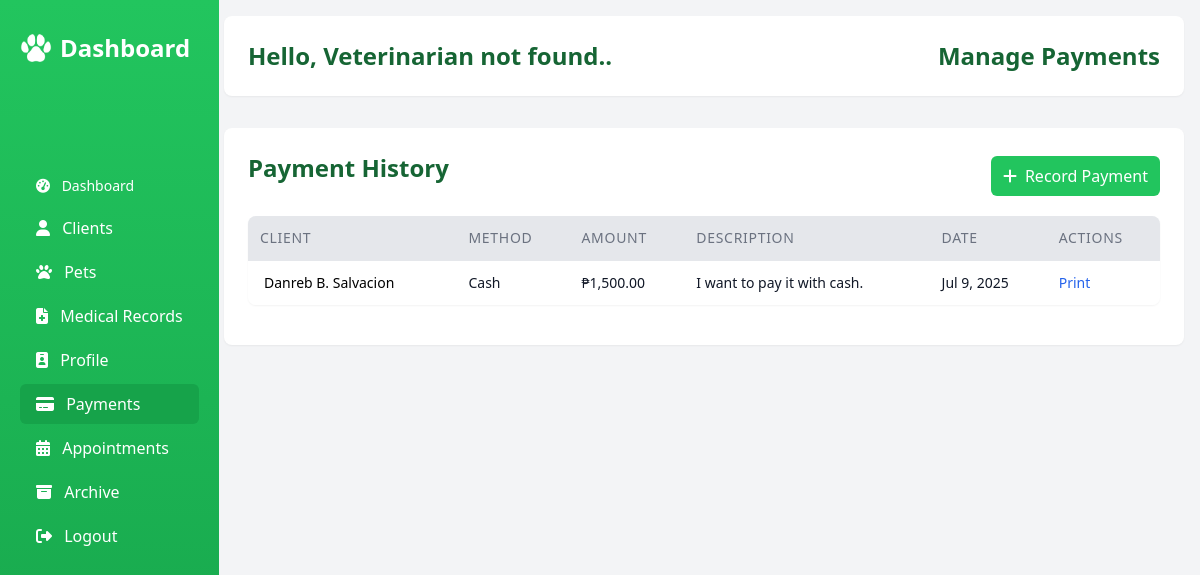
Screenshot of /payment_methods.php (signed in) with the database file from the repository.
### tables this page shows
CREATE TABLE payments (
    payment_id INT AUTO_INCREMENT PRIMARY KEY,
    client_name VARCHAR(100) NOT NULL,
    method_id INT NOT NULL,
    amount DECIMAL(10,2) NOT NULL,
    description TEXT,
    date DATETIME DEFAULT CURRENT_TIMESTAMP,
    FOREIGN KEY (method_id) REFERENCES payment_methods(method_id)
        ON UPDATE CASCADE
        ON DELETE RESTRICT
);

CREATE TABLE payment_methods (
    method_id INT AUTO_INCREMENT PRIMARY KEY,
    method_name VARCHAR(50) NOT NULL
);

### payment_methods.php (the view, shortened to what this page needs)
<?php
require_once 'db.php';
$stmt = $pdo->query("SELECT p.*, m.method_name FROM Payments p JOIN Payment_Methods m ON p.method_id = m.method_id ORDER BY p.date DESC");
$payments = $stmt->fetchAll();
?>
<!DOCTYPE html>
<html lang="en">
<head>
    <link rel="stylesheet" href="Assets/FontAwsome/css/all.min.css">
    <script src="https://cdn.tailwindcss.com"></script>
</head>
<body class="bg-gray-100 min-h-screen">
    <div id="sidebar" class="fixed inset-y-0 left-0 w-50 bg-gradient-to-b from-green-500 to-green-600 text-white p-5 transform -translate-x-full lg:translate-x-0 transition-transform duration-300 ease-in-out z-40">
        <div class="flex items-center justify-between mb-6">
            <h2 class="text-xl lg:text-2xl lg:mt-3 font-semibold mb-6 flex items-center gap-2 lg:mt-0">
                <img src="image/MainIconWhite.png" alt="Dashboard" class="w-6 lg:w-8">
                <span class="md:inline">Dashboard</span>
            </h2>
        </div>
        <nav class="mt-8 lg:mt-20">
            <a href="dashboard.php" class="block text-md lg:text-sm text-white hover:bg-green-600 px-4 py-2 mb-1 rounded-md">
                <i class="fas fa-tachometer-alt mr-2"></i>
                <span class="md:inline">Dashboard</span>
            </a>
            <a href="clients.php" class="block text-md lg:text-md text-white hover:bg-green-600 px-4 py-2 mb-1 rounded-md">
                <i class="fas fa-user mr-2"></i>
                <span class="md:inline">Clients</span>
            </a>
            <a href="pets.php" class="block text-md lg:text-md text-white hover:bg-green-600 px-4 py-2 mb-1 rounded-md">
                <i class="fas fa-paw mr-2"></i>
                <span class="md:inline">Pets</span>
            </a>
            <a href="medical_records.php" class="block text-md lg:text-md text-white hover:bg-green-600 px-4 py-2 mb-1 rounded-md">
                <i class="fas fa-file-medical mr-2"></i>
                <span class="md:inline">Medical Records</span>
            </a>
            <a href="profile.php" class="block text-md lg:text-md text-white hover:bg-green-600 px-4 py-2 mb-1 rounded-md">
                <i class="fas fa-id-badge mr-2"></i>
                <span class="md:inline">Profile</span>
            </a>
            <a href="payment_methods.php" class="block text-md lg:text-md text-white bg-green-600 px-4 py-2 mb-1 rounded-md">
                <i class="fas fa-credit-card mr-2"></i>
                <span class="md:inline">Payments</span>
            </a>
            <a href="appointments.php" class="block text-md lg:text-md text-white hover:bg-green-600 px-4 py-2 mb-1 rounded-md">
                <i class="fas fa-calendar-days mr-2"></i>
                <span class="md:inline">Appointments</span>
            </a>
            <a href="archive.php" class="block text-md lg:text-md text-white hover:bg-green-600 px-4 py-2 mb-1 rounded-md">
                <i class="fa-solid fa-box-archive mr-2"></i>
                <span class="md:inline">Archive</span>
            </a>
            <a href="#" onclick="confirmLogout(event)" class="block text-md lg:text-md text-white hover:bg-green-600 px-4 py-2 mb-1 rounded-md">
                <i class="fas fa-sign-out-alt mr-2"></i>
                <span class="md:inline">Logout</span>
            </a>
        </nav>
    </div>
    <div class="main-content ml-0 lg:ml-52 p-4 pt-12 lg:pt-4">
        <header class="bg-white rounded-lg text-green-800 py-4 shadow-sm mb-6 lg:mb-8 p-4 lg:p-6">
            <div class="flex flex-col sm:flex-row justify-between items-start sm:items-center gap-4">
                <h1 class="text-lg sm:text-xl lg:text-2xl font-bold">
                    Hello,
                    <?php
                    $stmt = $pdo->prepare("SELECT vet_name FROM veterinarian WHERE vet_id=?");
                    $stmt->execute([$_SESSION['vet_id']]);
                    $user = $stmt->fetch();
                    echo $user ? htmlspecialchars($user['vet_name']) : "Veterinarian not found.";
                    ?>.
                </h1>
                <h1 class="text-lg sm:text-xl lg:text-2xl font-bold">Manage Payments</h1>
            </div>
        </header>
        <div class="bg-white rounded-lg shadow-sm p-6 mb-6 lg:mb-8">
            <?php if (count($payments) > 0): ?>
                <div class="flex justify-between items-center mb-4">
                    <h2 class="text-lg sm:text-xl lg:text-2xl font-semibold text-green-800 mb-4">Payment History</h2>
                    <button onclick="showPaymentModal()" class="bg-green-500 text-white px-3 py-2 rounded-md hover:bg-green-600 text-sm sm:text-base transition-colors duration-200">
                        <i class="fas fa-plus mr-2"></i>Record Payment
                    </button>
                </div>
                <div class="table-container bg-white rounded-lg shadow-sm mb-4">
                    <table class="min-w-full divide-y divide-gray-200">
                        <thead class="bg-gray-50 sticky top-0 z-5">
                            <tr class="border-b bg-gray-200">
                                <th class="px-3 py-3 text-left text-xs sm:text-sm font-medium text-gray-500 uppercase tracking-wider">Client</th>
                                <th class="px-3 py-3 text-left text-xs sm:text-sm font-medium text-gray-500 uppercase tracking-wider">Method</th>
                                <th class="px-3 py-3 text-left text-xs sm:text-sm font-medium text-gray-500 uppercase tracking-wider">Amount</th>
                                <th class="px-3 py-3 text-left text-xs sm:text-sm font-medium text-gray-500 uppercase tracking-wider">Description</th>
                                <th class="px-3 py-3 text-left text-xs sm:text-sm font-medium text-gray-500 uppercase tracking-wider">Date</th>
                                <th class="px-3 py-3 text-left text-xs sm:text-sm font-medium text-gray-500 uppercase tracking-wider">Actions</th>
                            </tr>
                        </thead>
                        <tbody class="bg-white divide-y divide-gray-200">
                            <?php foreach ($payments as $pay): ?>
                                <tr class="hover:bg-gray-50">
                                    <td class="px-4 py-2 text-sm"><?= htmlspecialchars($pay['client_name']) ?></td>
                                    <td class="px-3 py-3 text-sm text-gray-900"><?= htmlspecialchars($pay['method_name']) ?></td>
                                    <td class="px-3 py-3 text-sm text-gray-900 font-medium">₱<?= number_format($pay['amount'], 2) ?></td>
                                    <td class="px-3 py-3 text-sm text-gray-900">
                                        <div class="max-w-xs truncate" title="<?= htmlspecialchars($pay['description']) ?>">
                                            <?= htmlspecialchars($pay['description']) ?>
                                        </div>
                                    </td>
                                    <td class="px-3 py-3 text-sm text-gray-900"><?= date('M j, Y', strtotime($pay['date'])) ?></td>
                                    <td class="px-3 py-3 text-sm">
                                        <button onclick="printReceipt('<?= htmlspecialchars($pay['client_name']) ?>', '<?= htmlspecialchars($pay['method_name']) ?>', '<?= $pay['amount'] ?>', '<?= htmlspecialchars($pay['description']) ?>', '<?= $pay['date'] ?>')" class="text-blue-600 hover:text-blue-800 hover:underline">
                                            Print
                                        </button>
                                    </td>
                                </tr>
                            <?php endforeach; ?>
                        </tbody>
                    </table>
                </div>
            <?php endif; ?>
        </div>
    </div>
</body>
</html>

### payment_methods.php (style rules this page uses)
.table-container { overflow-x: auto; width: 100%; max-width: 100%; -webkit-overflow-scrolling: touch; }
.table-container table { min-width: 600px; width: 100%; }
body { overflow-x: hidden; }

### rows the page displays
payments: client_name "Danreb B. Salvacion", method.method_name "Cash", amount "1,500.00", description "I want to pay it with cash.", date "Jul 9, 2025"
